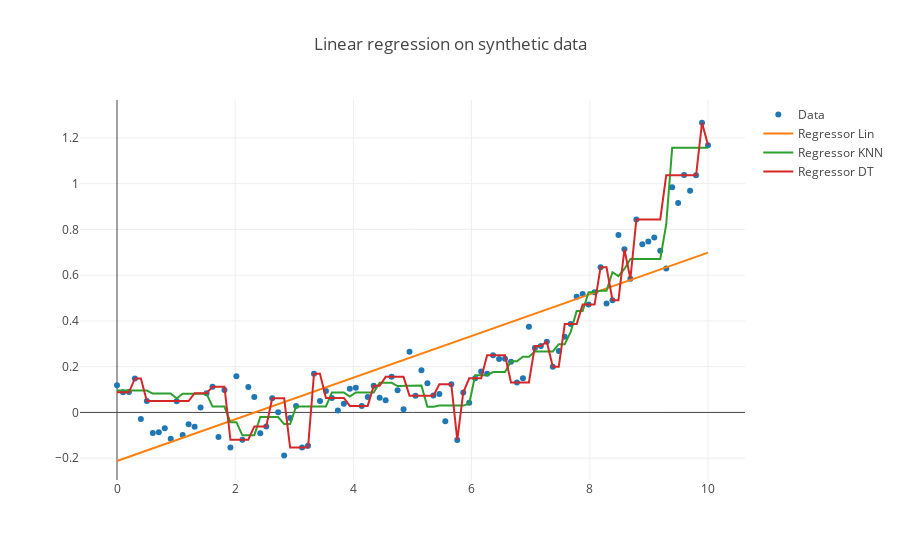

The code cell stored with this chart in its notebook:
### Code cell
iplot(reg_plotly_plot(x,y,
                      [lin_preds,knn_preds,dt_preds],
                      ["Lin","KNN","DT"]
                     )
     )
